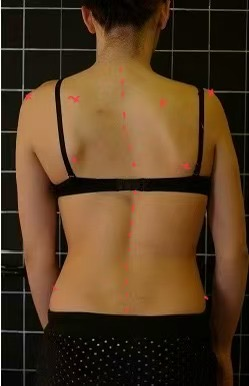
#> input picture app/uploads/back_1742291482_B93A44FA1763A4CEAFDCC8DC4DAD5638.jpg, 249 x 386 px
$ python -i processors.py   (imports and definitions only)   (older library calls are emulated)
#> lines starting #> are read from the running program, lines starting #| are printed output that depends on the picture; after the words box and inside, x2 and y2 are one past the last pixel; in counts of white or black regions, pixels touching at a corner belong together
import cv2
import numpy as np
import base64
from skimage import exposure, filters, morphology


class PreprocessError(Exception):
    """预处理异常"""
    pass


class MedicalPreprocessor:
    """医学影像专用预处理管道"""

    def __init__(self, target_size=(512, 512)):
        self.target_size = target_size

    def _enhance_back_features(self, image: np.ndarray) -> np.ndarray:
        """增强背部特征，改进版

        使用多阶段处理来增强脊柱区域可见性
        """
        # 检查图像是否为彩色
        if len(image.shape) == 3:
            # 转换为灰度
            gray = cv2.cvtColor(image, cv2.COLOR_BGR2GRAY)
        else:
            gray = image.copy()

        # 1. 动态对比度限制适应性直方图均衡化，增强局部对比度
        # 使用动态参数，根据图像统计特性调整clipLimit
        std_dev = np.std(gray) / 255.0
        clip_limit = max(2.0, min(6.0, 8.0 * std_dev))
        clahe = cv2.createCLAHE(clipLimit=clip_limit, tileGridSize=(8, 8))
        enhanced = clahe.apply(gray)

        # 2. 双边滤波去除噪点同时保留边缘结构
        denoised = cv2.bilateralFilter(enhanced, 9, 75, 75)

        # 3. 增强脊柱边缘 (自适应锐化)
        # 根据图像清晰度动态调整锐化参数
        blur_metric = cv2.Laplacian(gray, cv2.CV_64F).var()
        sharpening_factor = max(5, min(9, int(10 - blur_metric / 500)))

        kernel = np.array([[-1,-1,-1],
                          [-1, sharpening_factor,-1],
                          [-1,-1,-1]])
        sharpened = cv2.filter2D(denoised, -1, kernel)

        # 4. 使用形态学滤波器增强脊柱结构
        # 动态调整结构元素大小
        vertical_size = max(5, int(gray.shape[0] / 25))
        vertical_structure = cv2.getStructuringElement(cv2.MORPH_RECT, (1, vertical_size))

        # 应用形态学滤波
        # 垂直结构增强
        vertical = cv2.erode(sharpened, vertical_structure)
        vertical = cv2.dilate(vertical, vertical_structure)

        # 5. 融合增强结果 - 动态权重
        # 根据图像清晰度动态调整权重
        sharp_weight = max(0.6, min(0.8, 0.5 + blur_metric / 10000))
        result = cv2.addWeighted(sharpened, sharp_weight, vertical, 1.0 - sharp_weight, 0)

        # 6. 自适应对比度拉伸
        p_low, p_high = np.percentile(result, [2, 98])
        stretched = np.clip((result - p_low) * 255.0 / (p_high - p_low), 0, 255).astype(np.uint8)

        # 7. 自适应伽马校正
        # 计算图像亮度信息来动态调整伽马值
        mean_brightness = np.mean(stretched) / 255.0
        gamma = 1.0 + (0.5 - mean_brightness)  # 暗图像增加伽马值，亮图像降低伽马值
        gamma = max(0.8, min(1.5, gamma))  # 限制在合理范围内

        gamma_table = np.array([((i / 255.0) ** (1.0/gamma)) * 255 for i in range(256)]).astype("uint8")
        gamma_corrected = cv2.LUT(stretched, gamma_table)

        # 如果输入是彩色图像，将结果转回彩色
        if len(image.shape) == 3:
            # 创建3通道图像
            result_color = cv2.cvtColor(gamma_corrected, cv2.COLOR_GRAY2BGR)
        else:
            result_color = gamma_corrected

        return result_color

    # [37 lines left out: functions _clahe_transform, _adjust_gamma, _denoise, not called in this run]

    def _enhance_ridges(self, image: np.ndarray) -> np.ndarray:
        """增强脊状结构（如脊柱），使用OpenCV代替skimage.feature.frangi"""
        if len(image.shape) == 3:
            gray = cv2.cvtColor(image, cv2.COLOR_BGR2GRAY)
        else:
            gray = image.copy()

        # 先应用高斯模糊减少噪声
        blurred = cv2.GaussianBlur(gray, (5, 5), 0)

        # 使用Laplacian算子检测边缘和脊线
        laplacian = cv2.Laplacian(blurred, cv2.CV_64F)

        # 计算Laplacian的绝对值并归一化
        abs_lap = np.absolute(laplacian)
        ridges = np.uint8(255 * abs_lap / np.max(abs_lap))

        # 使用自适应阈值增强脊线
        thresh = cv2.adaptiveThreshold(
            ridges, 255, cv2.ADAPTIVE_THRESH_GAUSSIAN_C,
            cv2.THRESH_BINARY, 11, 2
        )

        # 使用形态学操作增强垂直脊柱结构
        kernel = cv2.getStructuringElement(cv2.MORPH_RECT, (1, 7))
        enhanced_ridges = cv2.morphologyEx(thresh, cv2.MORPH_CLOSE, kernel)

        if len(image.shape) == 3:
            # 将增强的脊与原始图像混合
            ridges_colored = cv2.cvtColor(enhanced_ridges, cv2.COLOR_GRAY2BGR)
            result = cv2.addWeighted(image, 0.7, ridges_colored, 0.3, 0)
            return result
        return enhanced_ridges

    def process(self, image):
        """完整预处理流程

        Args:
            image: 图像文件路径或numpy数组

        Returns:
            tuple: (处理后的图像, 处理后的图像base64编码)
        """
        try:
            # 读取并验证图像
            if isinstance(image, str):
                raw_img = cv2.imread(image)
#> raw_img is the input picture: shape (386, 249, 3); mean B, G, R 34.9, 60.2, 85.2
                if raw_img is None:
                    raise ValueError("Invalid image file")
            elif isinstance(image, np.ndarray):
                raw_img = image.copy()
            else:
                raise ValueError("Image must be a file path or numpy array")

            # 统一图像尺寸
            h, w = raw_img.shape[:2]
#> h = 386; w = 249
            # 保持纵横比，确保高度为标准高度
            target_h = self.target_size[1]
            target_w = int(w * (target_h / h))
#> target_w = 330

            # 调整尺寸并保持纵横比
            if h != target_h:
                resized = cv2.resize(raw_img, (target_w, target_h), interpolation=cv2.INTER_AREA)
            else:
                resized = raw_img.copy()

            # 增强背部特征 - 主要处理步骤
            back_enhanced = self._enhance_back_features(resized)
#> in _enhance_back_features, `gray = cv2.cvtColor(image, cv2.COLOR_BGR2GRAY)`:
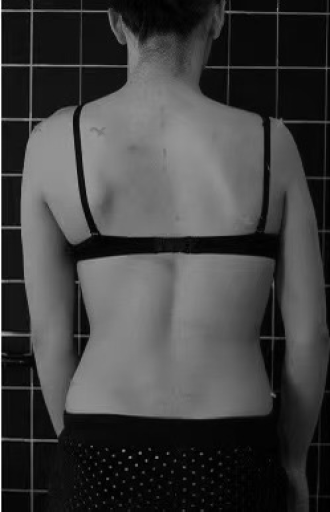
#> gray: shape (512, 330); min 0, max 255, mean 64.7
#> in _enhance_back_features, `std_dev = np.std(gray) / 255.0`: std_dev = 0.207
#> in _enhance_back_features, `clip_limit = max(2.0, min(6.0, 8.0 * std_dev))`: clip_limit = 2
#> in _enhance_back_features, `denoised = cv2.bilateralFilter(enhanced, 9, 75, 75)`:
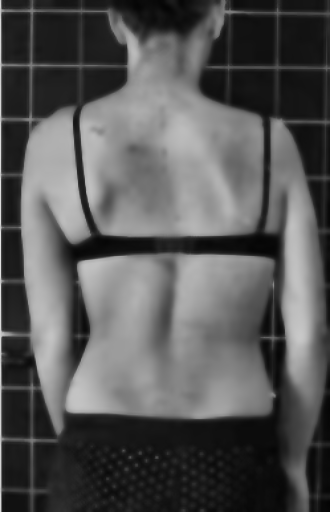
#> denoised: shape (512, 330); min 4, max 226, mean 86.8
#> in _enhance_back_features, `blur_metric = cv2.Laplacian(gray, cv2.CV_64F).var()`: blur_metric = 519.2
#> in _enhance_back_features, `sharpening_factor = max(5, min(9, int(10 - blur_metric / 500)))`: sharpening_factor = 8
#> in _enhance_back_features, `kernel = np.array([[-1,-1,-1], [-1, sharpening_factor,-1], [-1,-1,-1]])`: kernel = [[-1, -1, -1], [-1, 8, -1], [-1, -1, -1]]
#> in _enhance_back_features, `vertical = cv2.erode(sharpened, vertical_structure)`:
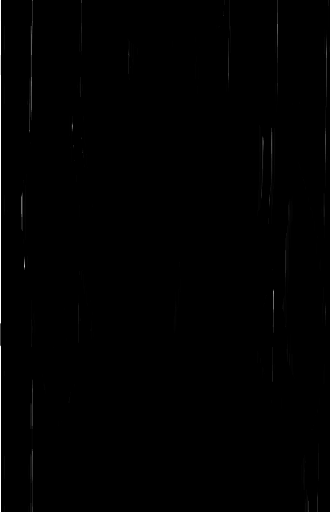
#> vertical: shape (512, 330); min 0, max 255, mean 1.1
#> in _enhance_back_features, `sharp_weight = max(0.6, min(0.8, 0.5 + blur_metric / 10000))`: sharp_weight = 0.6
#> in _enhance_back_features, `p_low, p_high = np.percentile(result, [2, 98])`: p_low = 0; p_high = 37
#> in _enhance_back_features, `stretched = np.clip((result - p_low) * 255.0 / (p_high - p_low), 0, 25..`:
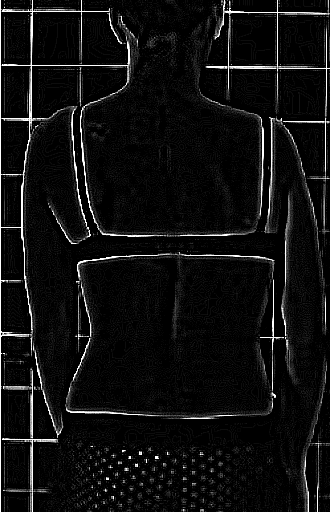
#> stretched: shape (512, 330); min 0, max 255, mean 15.5
#> in _enhance_back_features, `mean_brightness = np.mean(stretched) / 255.0`: mean_brightness = 0.0609
#> in _enhance_back_features, `gamma = 1.0 + (0.5 - mean_brightness)`: gamma = 1.44
#> in _enhance_back_features, `gamma_table = np.array([((i / 255.0) ** (1.0/gamma)) * 255 for i in ra..`: gamma_table = 256 values from 0 to 255

            # 增强脊状结构
            ridge_enhanced = self._enhance_ridges(back_enhanced)
#> in _enhance_ridges, `thresh = cv2.adaptiveThreshold( ridges, 255, cv2.ADAPTIVE_THRESH_GAUSS..`:
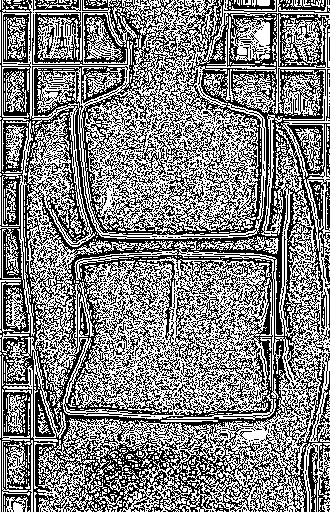
#> thresh: shape (512, 330); 51.5% white; black in thin lines or dots
#> in _enhance_ridges, `enhanced_ridges = cv2.morphologyEx(thresh, cv2.MORPH_CLOSE, kernel)`:
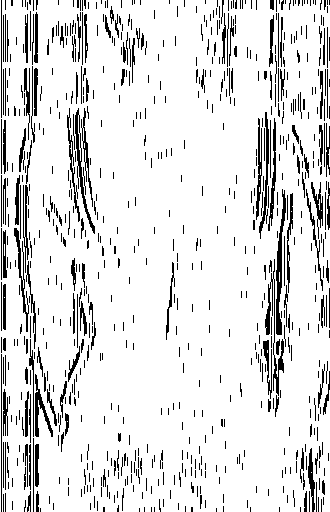
#> enhanced_ridges: shape (512, 330); 88% white; black in thin lines or dots
#> in _enhance_ridges, `ridges_colored = cv2.cvtColor(enhanced_ridges, cv2.COLOR_GRAY2BGR)`: ridges_colored: shape (512, 330, 3); 88% white; black in thin lines or dots
#> in _enhance_ridges, `result = cv2.addWeighted(image, 0.7, ridges_colored, 0.3, 0)`:
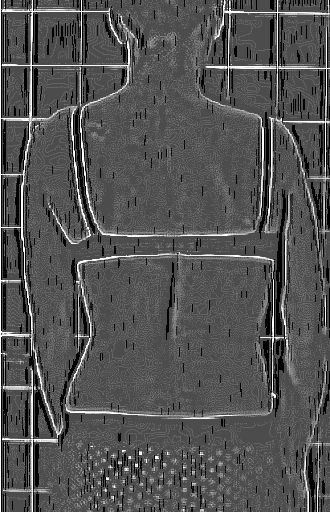
#> result: shape (512, 330, 3); min 0, max 255, mean 83.3

            # 保存为最终处理结果
            processed = ridge_enhanced

            # 转换为base64
            _, buffer = cv2.imencode('.jpg', processed)
            base64_image = base64.b64encode(buffer).decode('utf-8')

            # 返回预处理信息，包括图像质量评估
            preprocess_info = {
                'quality_metrics': {
                    'contrast': np.std(processed) / np.mean(processed) if np.mean(processed) > 0 else 0,
                    'sharpness': cv2.Laplacian(cv2.cvtColor(processed, cv2.COLOR_BGR2GRAY) if len(processed.shape) == 3 else processed, cv2.CV_64F).var(),
                    'aspect_ratio': processed.shape[1] / processed.shape[0]
                },
                'dimensions': f"{processed.shape[1]}x{processed.shape[0]}"
            }

            return processed, preprocess_info

        except Exception as e:
            raise PreprocessError(f"Preprocessing failed: {str(e)}")


class PostureError(Exception):
    """姿势验证异常"""
    pass


class SpineEnhancer:
    """脊柱图像增强专用处理器 - 改进版"""

    def __init__(self):
        self.debug_images = {}

    # [166 lines left out: function enhance, not called in this run]

    def get_debug_image(self, name):
        """获取调试图像"""
        return self.debug_images.get(name)

    # [74 lines left out: functions get_debug_montage, skeletonize, not called in this run]

>>> result = MedicalPreprocessor().process('../uploads/back_1742291482_B93A44FA1763A4CEAFDCC8DC4DAD5638.jpg')

$ run again, on app/uploads/back_1742292739_722EA1BE0FC22C1A67379D3A07FDBF7F.jpg
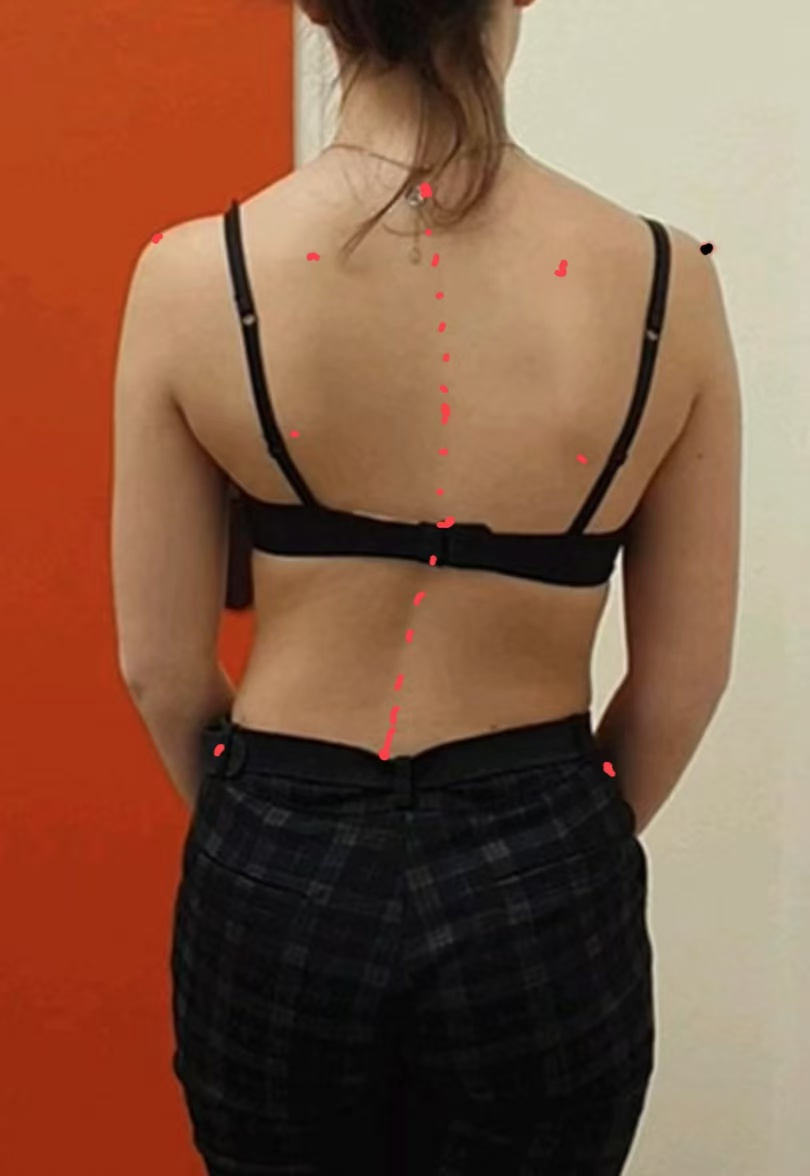
#> input picture app/uploads/back_1742292739_722EA1BE0FC22C1A67379D3A07FDBF7F.jpg, 810 x 1176 px
#> in process, raw_img is the input picture: shape (1176, 810, 3); mean B, G, R 69.2, 92, 132.5
#> std_dev = 0.249
#> clip_limit = 2
#> blur_metric = 73.51
#> sharpening_factor = 9
#> kernel = [[-1, -1, -1], [-1, 9, -1], [-1, -1, -1]]
#> sharp_weight = 0.6
#> p_low = 9; p_high = 214
#> mean_brightness = 0.492
#> gamma = 1.01
#> gamma_table = 256 values from 0 to 255
#> in _enhance_ridges, `thresh = cv2.adaptiveThreshold( ridges, 255, cv2.ADAPTIVE_THRESH_GAUSS..`:
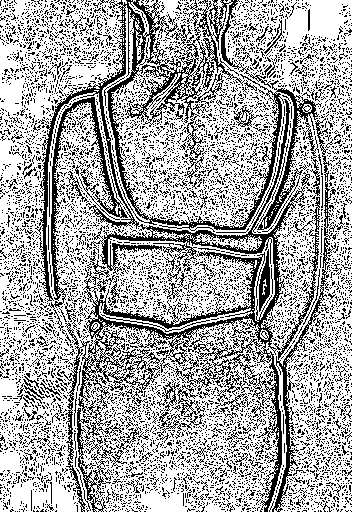
#> thresh: shape (512, 352); 67% white; black in thin lines or dots
#> enhanced_ridges: shape (512, 352); 94.5% white; 278 black regions (207 under 20 px), largest, box (x1, y1, x2, y2) and area: (43, 102, 61, 301) 682, (51, 109, 66, 300) 601, (264, 354, 282, 512) 574
#> in _enhance_ridges, `result = cv2.addWeighted(image, 0.7, ridges_colored, 0.3, 0)`:
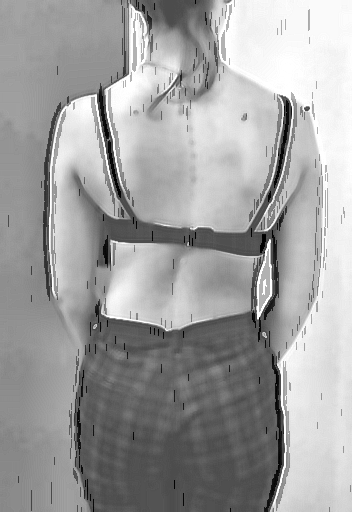
#> result: shape (512, 352, 3); min 0, max 255, mean 160.1
